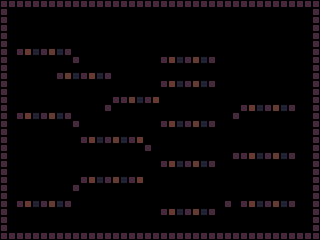

Below is a game level as drawn by its tile map, then a one-line description and the .tmx file that defines it, in full:
An orthogonal 40x30 tile map with 8x8 px tiles, 1 tile layer (Tile Layer 1).

<map version="1.10" tiledversion="1.10.2" orientation="orthogonal" renderorder="right-down" width="40" height="30" tilewidth="8" tileheight="8" infinite="0" nextlayerid="2" nextobjectid="1">
 <editorsettings>
  <export target="lev1.tmx" format="tmx" />
 </editorsettings>
 <tileset firstgid="1" source="graphic.tsx" />
 <layer id="1" name="Tile Layer 1" width="40" height="30">
  <data encoding="csv">
2,2,2,2,2,2,2,2,2,2,2,2,2,2,2,2,2,2,2,2,2,2,2,2,2,2,2,2,2,2,2,2,2,2,2,2,2,2,2,2,
2,0,0,0,0,0,0,0,0,0,0,0,0,0,0,0,0,0,0,0,0,0,0,0,0,0,0,0,0,0,0,0,0,0,0,0,0,0,0,2,
2,0,0,0,0,0,0,0,0,0,0,0,0,0,0,0,0,0,0,0,0,0,0,0,0,0,0,0,0,0,0,0,0,0,0,0,0,0,0,2,
2,0,0,0,0,0,0,0,0,0,0,0,0,0,0,0,0,0,0,0,0,0,0,0,0,0,0,0,0,0,0,0,0,0,0,0,0,0,0,2,
2,0,0,0,0,0,0,0,0,0,0,0,0,0,0,0,0,0,0,0,0,0,0,0,0,0,0,0,0,0,0,0,0,0,0,0,0,0,0,2,
2,0,0,0,0,0,0,0,0,0,0,0,0,0,0,0,0,0,0,0,0,0,0,0,0,0,0,0,0,0,0,0,0,0,0,0,0,0,0,2,
2,0,2,3,4,2,3,4,2,0,0,0,0,0,0,0,0,0,0,0,0,0,0,0,0,0,0,0,0,0,0,0,0,0,0,0,0,0,0,2,
2,0,0,0,0,0,0,0,0,2,0,0,0,0,0,0,0,0,0,0,2,3,4,2,3,4,2,0,0,0,0,0,0,0,0,0,0,0,0,2,
2,0,0,0,0,0,0,0,0,0,0,0,0,0,0,0,0,0,0,0,0,0,0,0,0,0,0,0,0,0,0,0,0,0,0,0,0,0,0,2,
2,0,0,0,0,0,0,2,3,4,2,3,4,2,0,0,0,0,0,0,0,0,0,0,0,0,0,0,0,0,0,0,0,0,0,0,0,0,0,2,
2,0,0,0,0,0,0,0,0,0,0,0,0,0,0,0,0,0,0,0,2,3,4,2,3,4,2,0,0,0,0,0,0,0,0,0,0,0,0,2,
2,0,0,0,0,0,0,0,0,0,0,0,0,0,0,0,0,0,0,0,0,0,0,0,0,0,0,0,0,0,0,0,0,0,0,0,0,0,0,2,
2,0,0,0,0,0,0,0,0,0,0,0,0,0,2,2,3,4,2,3,0,0,0,0,0,0,0,0,0,0,0,0,0,0,0,0,0,0,0,2,
2,0,0,0,0,0,0,0,0,0,0,0,0,2,0,0,0,0,0,0,0,0,0,0,0,0,0,0,0,0,2,3,4,2,3,4,2,0,0,2,
2,0,2,3,4,2,3,4,2,0,0,0,0,0,0,0,0,0,0,0,0,0,0,0,0,0,0,0,0,2,0,0,0,0,0,0,0,0,0,2,
2,0,0,0,0,0,0,0,0,2,0,0,0,0,0,0,0,0,0,0,2,3,4,2,3,4,2,0,0,0,0,0,0,0,0,0,0,0,0,2,
2,0,0,0,0,0,0,0,0,0,0,0,0,0,0,0,0,0,0,0,0,0,0,0,0,0,0,0,0,0,0,0,0,0,0,0,0,0,0,2,
2,0,0,0,0,0,0,0,0,0,2,3,4,2,3,4,2,3,0,0,0,0,0,0,0,0,0,0,0,0,0,0,0,0,0,0,0,0,0,2,
2,0,0,0,0,0,0,0,0,0,0,0,0,0,0,0,0,0,2,0,0,0,0,0,0,0,0,0,0,0,0,0,0,0,0,0,0,0,0,2,
2,0,0,0,0,0,0,0,0,0,0,0,0,0,0,0,0,0,0,0,0,0,0,0,0,0,0,0,0,2,2,3,4,2,3,4,2,0,0,2,
2,0,0,0,0,0,0,0,0,0,0,0,0,0,0,0,0,0,0,0,2,3,4,2,3,4,2,0,0,0,0,0,0,0,0,0,0,0,0,2,
2,0,0,0,0,0,0,0,0,0,0,0,0,0,0,0,0,0,0,0,0,0,0,0,0,0,0,0,0,0,0,0,0,0,0,0,0,0,0,2,
2,0,0,0,0,0,0,0,0,0,2,3,4,2,3,4,2,3,0,0,0,0,0,0,0,0,0,0,0,0,0,0,0,0,0,0,0,0,0,2,
2,0,0,0,0,0,0,0,0,2,0,0,0,0,0,0,0,0,0,0,0,0,0,0,0,0,0,0,0,0,0,0,0,0,0,0,0,0,0,2,
2,0,0,0,0,0,0,0,0,0,0,0,0,0,0,0,0,0,0,0,0,0,0,0,0,0,0,0,0,0,0,0,0,0,0,0,0,0,0,2,
2,0,2,3,4,2,3,4,2,0,0,0,0,0,0,0,0,0,0,0,0,0,0,0,0,0,0,0,2,0,2,3,4,2,3,4,2,0,0,2,
2,0,0,0,0,0,0,0,0,0,0,0,0,0,0,0,0,0,0,0,2,3,4,2,3,4,2,0,0,0,0,0,0,0,0,0,0,0,0,2,
2,0,0,0,0,0,0,0,0,0,0,0,0,0,0,0,0,0,0,0,0,0,0,0,0,0,0,0,0,0,0,0,0,0,0,0,0,0,0,2,
2,0,0,0,0,0,0,0,0,0,0,0,0,0,0,0,0,0,0,0,0,0,0,0,0,0,0,0,0,0,0,0,0,0,0,0,0,0,0,2,
2,2,2,2,2,2,2,2,2,2,2,2,2,2,2,2,2,2,2,2,2,2,2,2,2,2,2,2,2,2,2,2,2,2,2,2,2,2,2,2
</data>
 </layer>
</map>